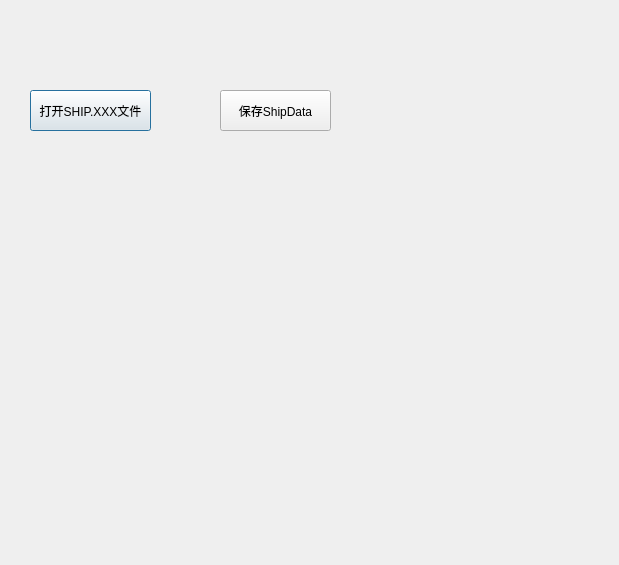
<?xml version="1.0" encoding="UTF-8"?>
<ui version="4.0">
 <class>Dialog</class>
 <widget class="QDialog" name="Dialog">
  <property name="geometry">
   <rect>
    <x>0</x>
    <y>0</y>
    <width>619</width>
    <height>565</height>
   </rect>
  </property>
  <property name="windowTitle">
   <string>Dialog</string>
  </property>
  <widget class="QPushButton" name="openShipXXXButton">
   <property name="geometry">
    <rect>
     <x>30</x>
     <y>90</y>
     <width>121</width>
     <height>41</height>
    </rect>
   </property>
   <property name="text">
    <string>打开SHIP.XXX文件</string>
   </property>
  </widget>
  <widget class="QPushButton" name="saveShipDataButton">
   <property name="geometry">
    <rect>
     <x>220</x>
     <y>90</y>
     <width>111</width>
     <height>41</height>
    </rect>
   </property>
   <property name="text">
    <string>保存ShipData</string>
   </property>
  </widget>
 </widget>
 <layoutdefault spacing="6" margin="11"/>
 <resources/>
 <connections/>
</ui>
